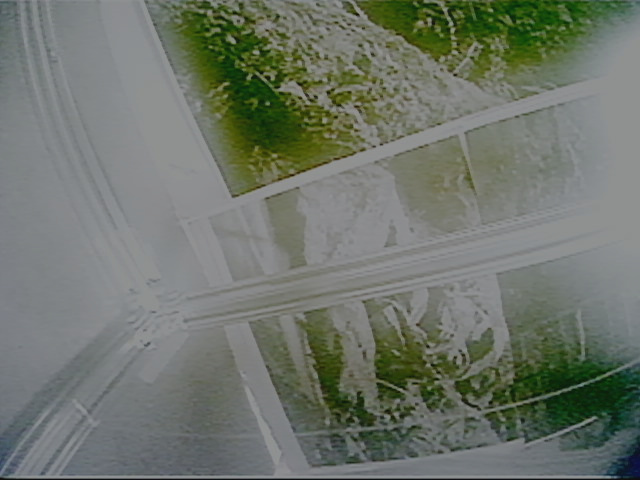
#> input picture images/test3/test30.png, 640 x 480 px; its folder holds 4 pictures in this run
$ python vis.py
#> lines starting #> are read from the running program, lines starting #| are printed output that depends on the picture
#!/usr/bin/env python3
# -*- coding: utf-8 -*-
"""
Created on Tue Jun 29 16:17:31 2021

@author: samhita
"""

import os
import numpy as np
import matplotlib.pyplot as plt
from PIL import Image
from skimage import img_as_float

from skimage.metrics import mean_squared_error

def plot_actuation(iterations, actuation_data, results_path):

#> called with actuation_data = array of shape (6, 3), results_path = 'images/test3/results/'
    fig, ax = plt.subplots(1, 1, figsize=(5, 5))
    x = iterations
    legends = ['P_B', 'P_R', 'P_theta', 'x', 'y']
    legends_use = []

    for i in range(actuation_data.shape[1]):
        y = actuation_data[:, i]
        plt.plot(x, y)
        legends_use.append(legends[i])

    ax.grid()
    ax.set_xticks(iterations, minor=True)
    ax.grid(which="minor",alpha=0.3)

    ax.set_xlabel('Iteration')
    ax.set_ylabel('Actuation')
    ax.set_title('Actuation vs Iteration')
    plt.tight_layout()
    plt.legend(legends)

    plt.savefig(os.path.join(results_path, 'actuation_curve.png'), dpi=200)


def plot_superimposition(final_image_path, target_image_path, results_path):

#> called with final_image_path = 'images/test3/test30.png', target_image_path = 'images/test3/test0.png', results_path = 'images/test3/results/'
    background = Image.open(final_image_path)
#> background is the input picture: PIL image 640x480 RGB; mean R, G, B 110.5, 117, 106.9
    overlay = Image.open( target_image_path)
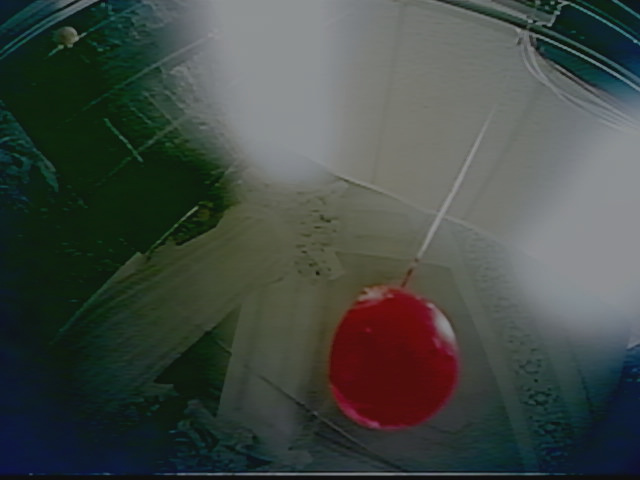
#> input picture images/test3/test0.png, 640 x 480 px
#> overlay is the input picture: PIL image 640x480 RGB; mean R, G, B 66.6, 73.6, 68.5

    background = background.convert("RGBA")
#> background: PIL image 640x480 RGBA
    overlay = overlay.convert("RGBA")
#> overlay: PIL image 640x480 RGBA

    new_img = Image.blend(background, overlay, 0.5)
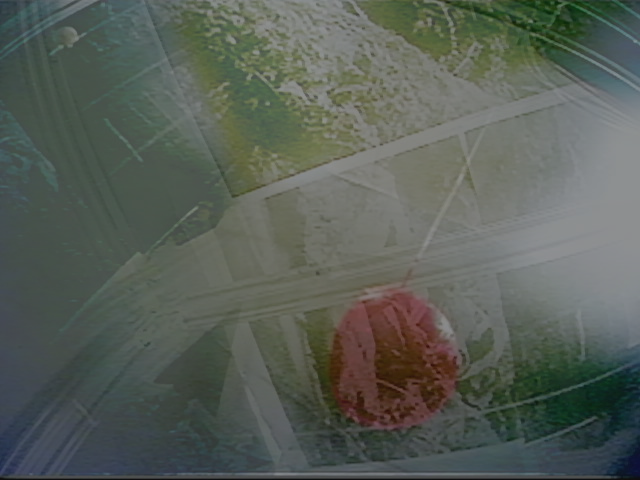
#> new_img: PIL image 640x480 RGBA; mean R, G, B, A 88.3, 95, 87.5, 255
    new_img.save(os.path.join(results_path, 'superimposition.png'),"PNG")

    # probably plot current image, final image and superimposition in subplots


def plot_mse_error(current_images_path, target_image_path, results_path):

#> called with target_image_path = 'images/test3/test0.png', results_path = 'images/test3/results/'
    iterations = [x for x in range(len(current_images_path))]

    mse_list = []
    img_final = Image.open(target_image_path)
    for x in current_images_path:

        img1 = Image.open(x)

        mse = mean_squared_error(img_as_float(img1), img_as_float(img_final))
#> mse = 0.0778

        mse_list.append(mse)


    fig, ax = plt.subplots(1, 1, figsize=(5, 5))

    plt.plot(iterations, mse_list)

    ax.grid()
    ax.set_xticks(iterations)

    ax.grid(which="major", alpha=0.6)

    ax.set_xlabel('Iteration')
    ax.set_ylabel('MSE')
    ax.set_title('MSE vs Iteration')
    plt.tight_layout()

    plt.savefig(os.path.join(results_path, 'mse_curve.png'), dpi=200)
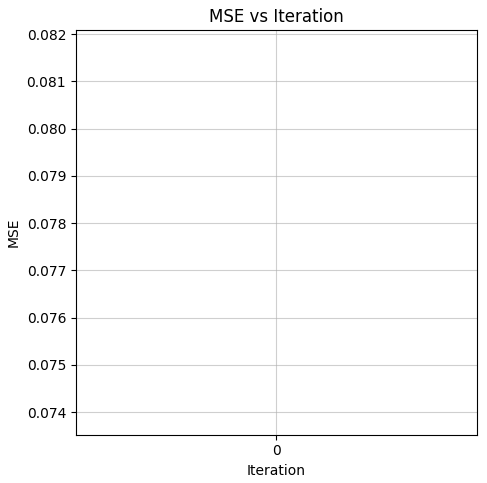
#> figure drawn by matplotlib, 1 panel


'''
path = 'test1/'
actuation_data = np.array([[27, -1, 1.],
                           [21, 3, 3],
                           [22, -5, 0],
                           [20, -3, 1]])

'''

'''

path = 'test2/'
actuation_data = np.array([[21, -3, 1],
                           [25, -6, 4.],
                           [21, -3, -1.],
                           [22, -3, 0.],
                           [20, -5, 0.],
                           [21, -4, 0.],
                           [18, -3, 1.],
                           [18, -5, 0.],
                           [20,-3,0.],
                           [22, -4, 1.],
                           [20, -5, 0]])


'''
path = 'test3/'
actuation_data = np.array([[18, -20, 4],
                           [24, -10, -1.],
                           [22, -5, 0.],
                           [21, -4, 1.],
                           [20, -3, 0.],
                           [19, 14, 1.]])


results_path = os.path.join('images/', path, 'results/')

if not os.path.exists(results_path):
    os.makedirs(results_path)


images_path = os.path.join('images/', path)
images = [os.path.join(images_path, file) for file in os.listdir(images_path) if file.endswith('.png')]

images.sort()
sorted(images)

img_ini = images[1]
img_fin = images[-1]
img_tar = images[0]

num_iterations = actuation_data.shape[0]
iterations = [x for x in range(num_iterations)]

plot_actuation(iterations, actuation_data, results_path)

plot_superimposition(img_fin, img_tar, results_path)

plot_mse_error(images[1:], img_tar, results_path)


# Place all images in place

fig, ax = plt.subplots(1, 4, figsize=(10, 40))
img1 = Image.open(img_tar)
img2 = Image.open(img_ini)
img3 = Image.open(img_fin)
img4 = Image.open(os.path.join('images/', path, 'results/superimposition.png'))


ax[0].imshow(img1)
ax[0].tick_params(
    axis='x',
    which='both',
    bottom=False,
    top=False,
    labelbottom=False)

ax[0].tick_params(
    axis='y',
    which='both',
    left=False,
    right=False,
    labelleft=False)

ax[0].set_xlabel('Target Image')

ax[1].imshow(img2)
ax[1].tick_params(
    axis='x',
    which='both',
    bottom=False,
    top=False,
    labelbottom=False)

ax[1].tick_params(
    axis='y',
    which='both',
    left=False,
    right=False,
    labelleft=False)

ax[1].set_xlabel('Initial Image')

ax[2].imshow(img3)
ax[2].tick_params(
    axis='x',
    which='both',
    bottom=False,
    top=False,
    labelbottom=False)

ax[2].tick_params(
    axis='y',
    which='both',
    left=False,
    right=False,
    labelleft=False)

ax[2].set_xlabel('Final Image')

ax[3].imshow(img4)
ax[3].tick_params(
    axis='x',
    which='both',
    bottom=False,
    top=False,
    labelbottom=False)

ax[3].tick_params(
    axis='y',
    which='both',
    left=False,
    right=False,
    labelleft=False)

ax[3].set_xlabel('Superimposition Image')

plt.tight_layout()
plt.savefig(os.path.join(results_path, 'images_only.png'), bbox_inches='tight', dpi=200)

fig1, ax1 = plt.subplots(1, 2, figsize=(10, 20))

img_act = Image.open(os.path.join('images/', path, 'results/actuation_curve.png'))
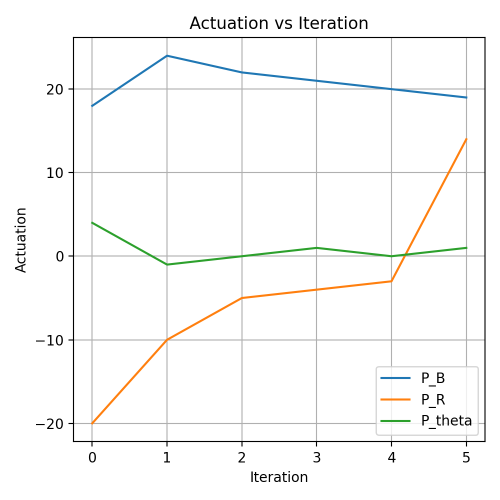
#> img_act: PIL image 1000x1000 RGBA (shown at 1/2 size); mean R, G, B, A 248.3, 248.4, 247.7, 255

img_mse = Image.open(os.path.join('images/', path, 'results/mse_curve.png'))
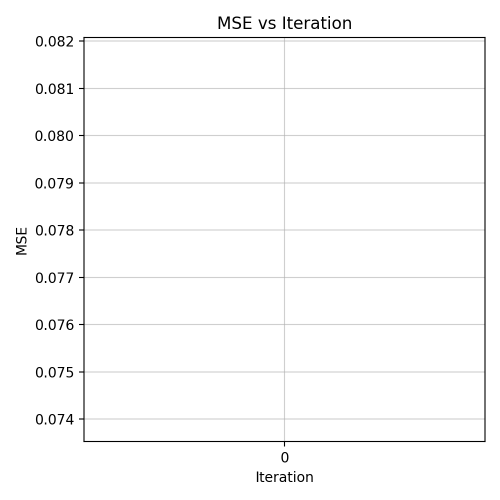
#> img_mse: PIL image 1000x1000 RGBA (shown at 1/2 size); mean R, G, B, A 250.4, 250.4, 250.4, 255

ax1[0].imshow(img_act)
ax1[0].axis('off')
ax1[1].imshow(img_mse)
ax1[1].axis('off')


plt.tight_layout()
plt.savefig(os.path.join(results_path, 'iteration_trend.png'), bbox_inches='tight', dpi=200)


fig2, ax2 = plt.subplots(2, 1, figsize=(20, 15))

img_row1 = Image.open(os.path.join('images/', path, 'results/images_only.png'))
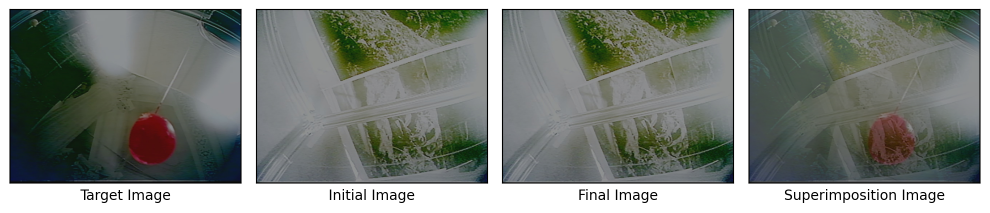
#> img_row1: PIL image 1979x425 RGBA (shown at 1/2 size); mean R, G, B, A 127.6, 132.6, 126.3, 255

img_row2 = Image.open(os.path.join('images/', path, 'results/iteration_trend.png'))
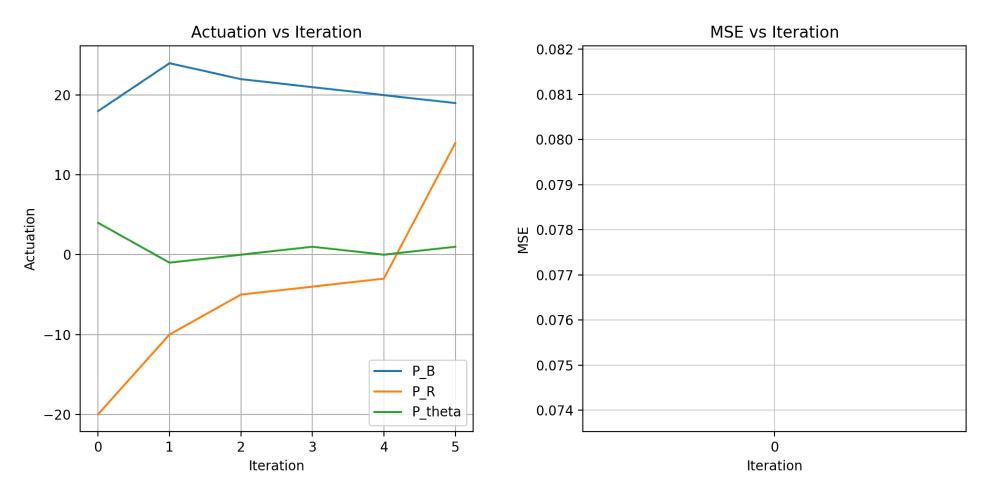
#> img_row2: PIL image 1979x995 RGBA (shown at 1/2 size); mean R, G, B, A 249.7, 249.8, 249.5, 255

ax2[0].imshow(img_row1)
ax2[0].axis('off')
ax2[1].imshow(img_row2)
ax2[1].axis('off')


plt.tight_layout()
plt.savefig(os.path.join(results_path, 'all_plots.png'), bbox_inches='tight', dpi=200)
